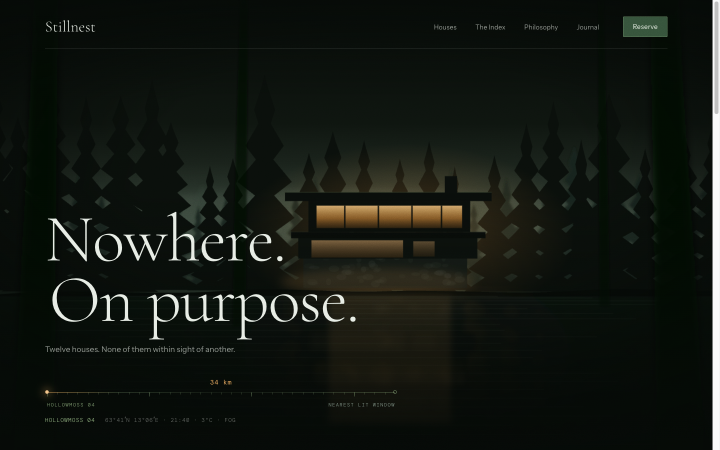
#> input picture fn-1440-hero.png, 1440 x 900 px, given in place of interior.jpg, which was not available (shown at 1/2 size)
$ python bake.py ../../fn-1440-hero.png
#> lines starting #> are read from the running program, lines starting #| are printed output that depends on the picture; pictures that were not available may be replaced by others from this repository, and a replacement may not be noted
#!/usr/bin/env python3
"""Bake the living-hearth layers for one house.

Everything here is derived from the approved photograph and a hand-authored
occluder/falloff mask. Nothing is generated, nothing is bought, and the
photograph itself is never rewritten — it ships exactly as it is today.

Writes into public/lab/ for the bake-off. If a direction is chosen this moves
to scripts/ and writes into public/stays/<slug>/.
"""
import json
import sys
from pathlib import Path

import numpy as np
from PIL import Image, ImageFilter

# Two levels up from public/lab/, so this runs from anywhere.
REPO = Path(__file__).resolve().parent.parent.parent
OUT = REPO / "public" / "lab"

# The hand-authored mask: R = everything in FRONT of the fire, G = where
# firelight is allowed to fall. Authored once per house; for blackwater-11 it
# came almost free from a luma key on the flue and hood against the window.
MASK = OUT / "mask-source.png"

SLUG = sys.argv[1] if len(sys.argv) > 1 else "blackwater-11"

# The hearth tile: generous enough to hold the whole ember travel, the hood and
# a good stretch of pipe, so every moving pixel and every occluder it must
# respect live inside one small canvas.
RECT = (0.42, 0.30, 0.72, 1.00)          # u0, v0, u1, v1 in photo uv
FLAME = (0.5677, 0.8145)                  # flame centre, photo uv

photo = Image.open(REPO / "public" / "stays" / SLUG / "interior.jpg").convert("RGB")
#> photo is the input picture: PIL image 1440x900 RGB; mean R, G, B 19.3, 23.8, 17.9
PW, PH = photo.size
#> PW = 1440; PH = 900
print(f"photo {PW}x{PH}")
#| photo 1440x900

rgb = np.asarray(photo).astype(np.float32) / 255.0
R, G_, B = rgb[..., 0], rgb[..., 1], rgb[..., 2]
luma = 0.299 * R + 0.587 * G_ + 0.114 * B
warm = np.clip((R - B) * 1.6, 0, 1)
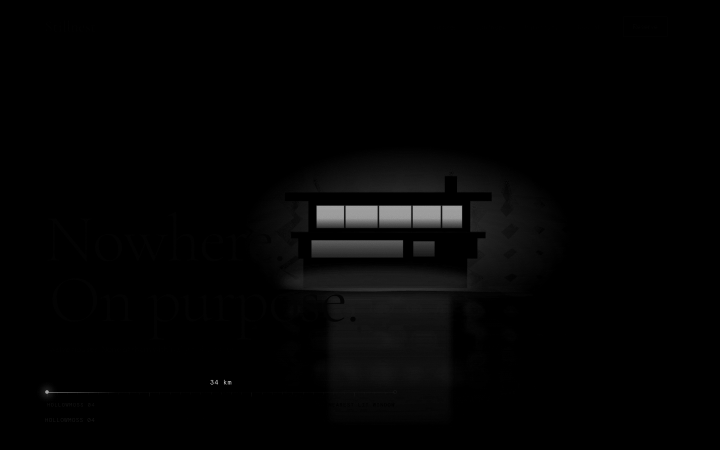
#> warm: shape (900, 1440) float32 (shown at 1/2 size); min 0, max 0.853, mean 0.0147

mask = Image.open(MASK).convert("RGB").resize((PW, PH), Image.LANCZOS)
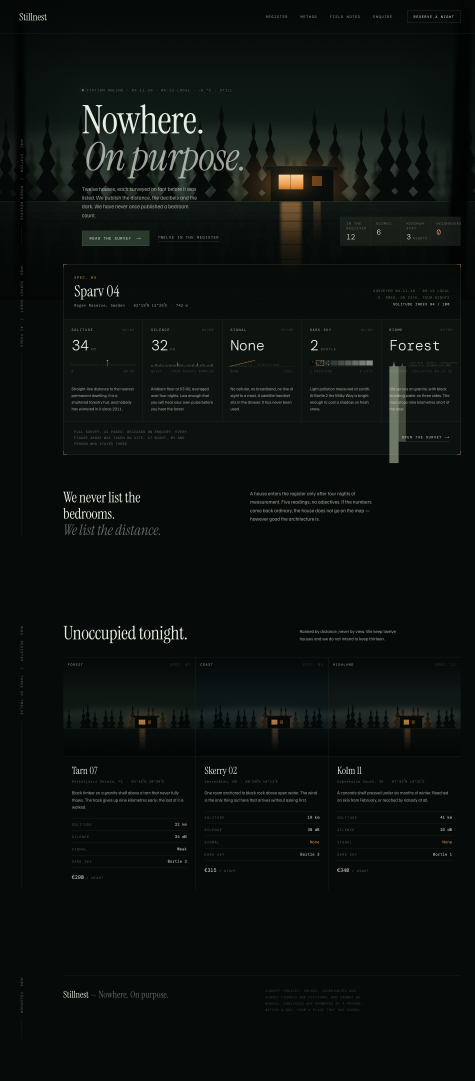
#> input picture fs-desktop.png, 1425 x 3241 px, given in place of mask-source.png, which was not available (shown at 1/3 size)
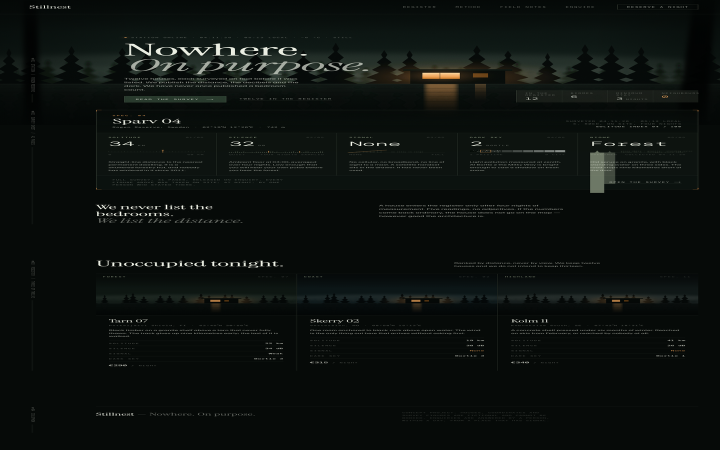
#> mask: PIL image 1440x900 RGB (shown at 1/2 size); mean R, G, B 12.3, 17.1, 14.4
mk = np.asarray(mask).astype(np.float32) / 255.0
occ, fall = mk[..., 0], mk[..., 1]

# Normalised coordinates, used by several of the masks below.
uu = np.linspace(0, 1, PW)[None, :]
vv = np.linspace(0, 1, PH)[:, None]
#> vv = 900 values from 0 to 1

def save(img: Image.Image, name: str, quality: int | None = None) -> None:
    p = OUT / name
    if name.endswith(".jpg"):
        img.save(p, "JPEG", quality=quality or 92, optimize=True, progressive=True)
    else:
        img.save(p, optimize=True)
    print(f"  -> {name}: {img.size[0]}x{img.size[1]}, {p.stat().st_size/1024:.0f} KB")

# ---------------------------------------------------------------- layer 1
# The breathing-firelight plate. It is the photograph's OWN warm light, cut to
# where firelight is allowed to fall. Added with plus-lighter and only ever
# added, never subtracted: a fire flares up from its ember baseline, and a
# layer that can only brighten cannot darken the picture that was approved.
#
# A pixel with no warm content is black here, so the cold window, the blue snow
# and the shadowed timber are pinned to zero by construction.
breath = (rgb * (warm * fall)[..., None])
breath = Image.fromarray((np.clip(breath, 0, 1) * 255).astype(np.uint8))
#> breath: PIL image 1440x900 RGB
breath = breath.resize((1536, 1024), Image.LANCZOS).filter(ImageFilter.GaussianBlur(1.1))
#> breath: PIL image 1536x1024 RGB
save(breath, "breath.png")
#> (the run stopped early here; a loop or call above may not have finished)
